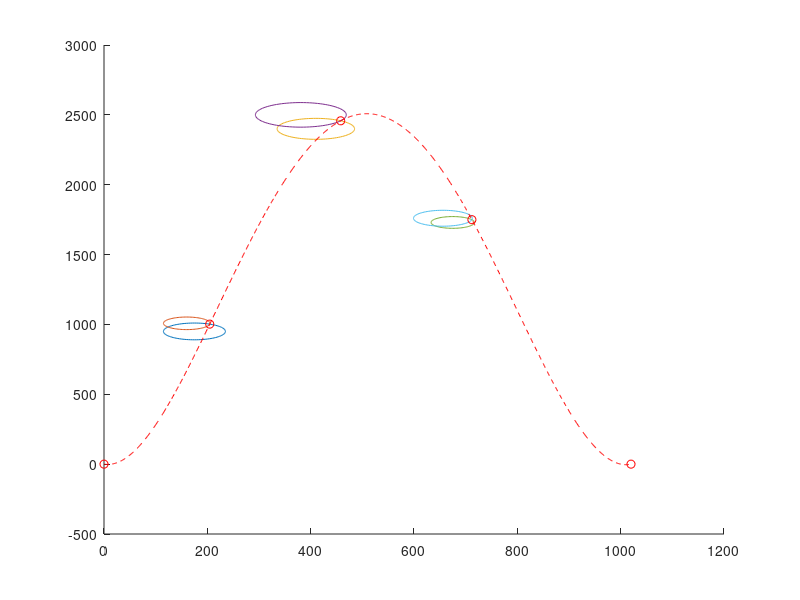

MATLAB code for this plot:
clear;
% Matris med alla givna värden, en rad per punkt
% X_a Y_a X_b Y_b L_a L_b
AB = [175 950 160 1008 60 45; 410 2400 381 2500 75 88; 675 1730 656 1760 42 57];

% Matris med punkterna, en rad per punkt
% X Y iter
P = zeros(5,3);
P(5, 1) = 1020;

% Funktionerna i en matris
f = @(x, y, i) [(x-AB(i,1))^2 + (y-AB(i,2))^2 - AB(i,5)^2; (x-AB(i,3))^2 + (y-AB(i,4))^2 - AB(i,6)^2];

% Jacobianen i en matris (derivera varje funkton med avseende på varje
% variabel)
J = @(x, y, i) [2*(x-AB(i,1)) 2*(y-AB(i,2)); 2*(x-AB(i,3)) 2*(y-AB(i,4))];

% Loop som ritar ut cirklarna för att hitta lämpliga gissningar
for i = 1:3
    hold on
    %axis equal
    th = 0:pi/50:2*pi;
    xunitA = AB(i,5) * cos(th) + AB(i,1);
    yunitA = AB(i,5) * sin(th) + AB(i,2);
    xunitB = AB(i,6) * cos(th) + AB(i,3);
    yunitB = AB(i,6) * sin(th) + AB(i,4);
    plot(xunitA, yunitA);
    plot(xunitB, yunitB);
    %hold off
end

% Stargissningar från grafen
xstart = [205 458 712];
ystart = [1002 2457 1749];

% Vald tolerans
tol = 1e-10;

% Loop för de tre punkterna
for i = 1:3
    iter = 0;
    x = xstart(i);
    y = ystart(i);
    hnorm = 1;
    % Newtons metod
    % h = -J\f
    while abs(hnorm) > tol
        h = -J(x,y,i)\f(x,y,i);
        x = x + h(1); y = y + h(2);
        hnorm = norm(h);
        iter = iter + 1;
    end
    % Samlar svaren i punktmatrisen (P)
    P(i+1,1) = x;
    P(i+1,2) = y;
    P(i+1,3) = iter;
end

% Fjärdegradspolynom
p4 = @(c, x) c(1) + c(2)*x + c(3)*x.^2 + c(4)*x.^3 + c(5)*x.^4;

% Alla koordinater från punktmatristen (P)
x = P(1:end, 1);
y = P(1:end, 2);

% Matrisen för vad varje x-värde blir upphöjt i 0, 1, ..., 4
A = [ones((size(x))), x, x.^2, x.^3, x.^4];
% A*c=y, Vilka c-värden uppfyller detta?
c = A\y;

% Ett spann av x-värden för att rita polynomet
xv = P(1,1):1:P(5,1);
% Spannet av y-värden från varje värde i x-spannet i polynomet, p4(xv)
yv = p4(c, xv);

% Printar punktmatrisen (P)
P

% Plottar polynomet
plot(xv, yv, "r--");
hold on
% Plottar punkterna
plot(x, y, "ro");
hold off